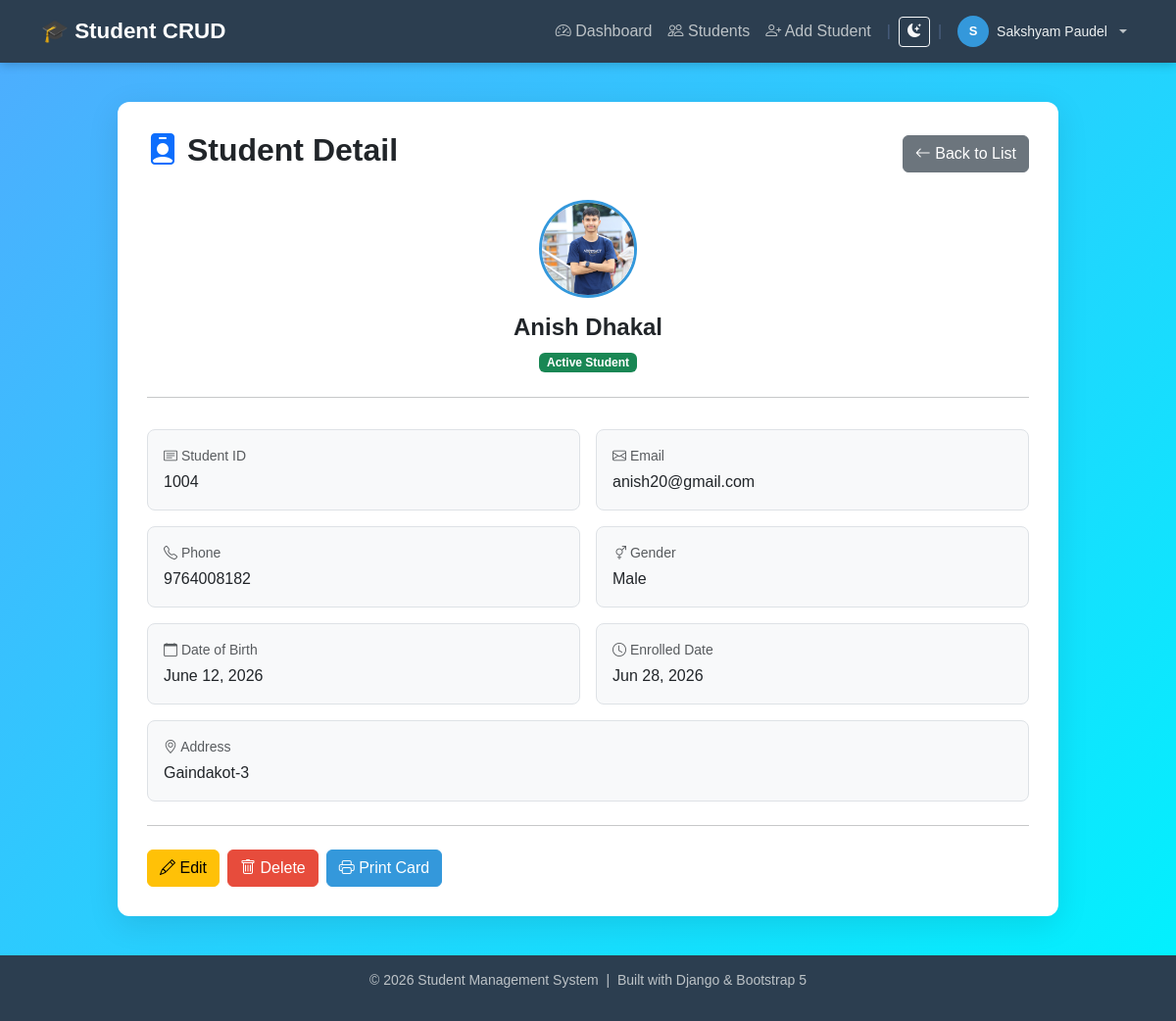
Screenshot of /detail/6/ (signed in) with the database file from the repository.
### firstapp/models.py (models this page shows, shortened)
class Student(models.Model):
    name = models.CharField(max_length=100)
    student_id = models.CharField(max_length=20, unique=True)
    email = models.EmailField()
    phone = models.CharField(max_length=15, blank=True)
    address = models.TextField(blank=True)
    date_of_birth = models.DateField(null=True, blank=True)
    gender_choices = [
        ('M', 'Male'),
        ('F', 'Female'),
        ('O', 'Other'),
    ]
    gender = models.CharField(max_length=1, choices=gender_choices, blank=True)
    photo = models.ImageField(upload_to='student_photos/', blank=True, null=True)  # ← added
    enrolled_data = models.DateTimeField(auto_now_add=True)

### firstapp/views.py (the view)
# urls.py: path('detail/<int:id>/', views.student_detail, name='student_detail'),
@login_required(login_url='login')
def student_detail(request, id):
    student = get_object_or_404(Student, id=id)
    return render(request, 'firstapp/student_detail.html', {'student': student})

### templates/firstapp/student_detail.html (shortened to what this page needs)
{% extends 'firstapp/base.html' %}
{% block content %}
<div class="mb-4 d-flex justify-content-between align-items-center">
    <h2 class="fw-bold text-dark">
        <i class="bi bi-person-badge-fill text-primary"></i> Student Detail
    </h2>
    <a href="{% url 'student_list' %}" class="btn btn-secondary">
        <i class="bi bi-arrow-left"></i> Back to List
    </a>
</div>
<div class="text-center mb-4">
    {% if student.photo %}
        <img src="{{ student.photo.url }}"
             style="width:100px; height:100px; border-radius:50%; object-fit:cover; border:3px solid #3498db;">
    {% else %}
        <div class="rounded-circle bg-primary d-inline-flex align-items-center justify-content-center text-white"
             style="width:100px; height:100px; font-size:40px;">
            {{ student.name|first|upper }}
        </div>
    {% endif %}
    <h4 class="mt-3 fw-bold">{{ student.name }}</h4>
    <span class="badge bg-success">Active Student</span>
</div>
<hr>
<div class="row g-3 mt-2">
    <div class="col-md-6">
        <div class="p-3 rounded-3" style="background:#f8f9fa; border:1px solid #dee2e6;">
            <p class="text-muted small mb-1"><i class="bi bi-card-text"></i> Student ID</p>
            <p class="fw-500 mb-0">{{ student.student_id }}</p>
        </div>
    </div>
    <div class="col-md-6">
        <div class="p-3 rounded-3" style="background:#f8f9fa; border:1px solid #dee2e6;">
            <p class="text-muted small mb-1"><i class="bi bi-envelope"></i> Email</p>
            <p class="fw-500 mb-0">{{ student.email }}</p>
        </div>
    </div>
    <div class="col-md-6">
        <div class="p-3 rounded-3" style="background:#f8f9fa; border:1px solid #dee2e6;">
            <p class="text-muted small mb-1"><i class="bi bi-telephone"></i> Phone</p>
            <p class="fw-500 mb-0">{{ student.phone|default:"Not provided" }}</p>
        </div>
    </div>
    <div class="col-md-6">
        <div class="p-3 rounded-3" style="background:#f8f9fa; border:1px solid #dee2e6;">
            <p class="text-muted small mb-1"><i class="bi bi-gender-ambiguous"></i> Gender</p>
            <p class="fw-500 mb-0">{{ student.get_gender_display|default:"Not provided" }}</p>
        </div>
    </div>
    <div class="col-md-6">
        <div class="p-3 rounded-3" style="background:#f8f9fa; border:1px solid #dee2e6;">
            <p class="text-muted small mb-1"><i class="bi bi-calendar"></i> Date of Birth</p>
            <p class="fw-500 mb-0">{{ student.date_of_birth|default:"Not provided" }}</p>
        </div>
    </div>
    <div class="col-md-6">
        <div class="p-3 rounded-3" style="background:#f8f9fa; border:1px solid #dee2e6;">
            <p class="text-muted small mb-1"><i class="bi bi-clock"></i> Enrolled Date</p>
            <p class="fw-500 mb-0">{{ student.enrolled_data|date:"M d, Y" }}</p>
        </div>
    </div>
    <div class="col-12">
        <div class="p-3 rounded-3" style="background:#f8f9fa; border:1px solid #dee2e6;">
            <p class="text-muted small mb-1"><i class="bi bi-geo-alt"></i> Address</p>
            <p class="fw-500 mb-0">{{ student.address|default:"Not provided" }}</p>
        </div>
    </div>
</div>
<hr class="my-4">
<div class="d-flex gap-2">
    <a href="{% url 'student_edit' student.id %}" class="btn btn-warning">
        <i class="bi bi-pencil"></i> Edit
    </a>
    <a href="{% url 'student_delete' student.id %}" class="btn btn-danger">
        <i class="bi bi-trash"></i> Delete
    </a>
    <a href="{% url 'student_card' student.id %}" class="btn btn-primary">
        <i class="bi bi-printer"></i> Print Card
    </a>
</div>
{% endblock %}

### templates/firstapp/Base.html (shortened to what this page needs)
<!DOCTYPE html>
<html lang="en" data-bs-theme="light">
<head>
    <link href="https://cdn.jsdelivr.net/npm/bootstrap@5.3.0/dist/css/bootstrap.min.css" rel="stylesheet">
    <link href="https://cdn.jsdelivr.net/npm/bootstrap-icons@1.10.5/font/bootstrap-icons.css" rel="stylesheet">
</head>
<body>
    <nav class="navbar navbar-expand-lg">
        <div class="container">
            <a class="navbar-brand" href="{% url 'dashboard' %}">
                🎓 Student CRUD
            </a>
            <div class="collapse navbar-collapse" id="navbarNav">
                <ul class="navbar-nav ms-auto align-items-center">
                    <li class="nav-item">
                        <a class="nav-link {% if request.resolver_match.url_name == 'dashboard' %}active{% endif %}"
                           href="{% url 'dashboard' %}">
                            <i class="bi bi-speedometer2"></i> Dashboard
                        </a>
                    </li>
                    <li class="nav-item">
                        <a class="nav-link {% if request.resolver_match.url_name == 'student_list' %}active{% endif %}"
                           href="{% url 'student_list' %}">
                            <i class="bi bi-people"></i> Students
                        </a>
                    </li>
                    {% if request.user.is_staff %}
                    <li class="nav-item">
                        <a class="nav-link {% if request.resolver_match.url_name == 'student_add' %}active{% endif %}"
                           href="{% url 'student_add' %}">
                            <i class="bi bi-person-plus"></i> Add Student
                        </a>
                    </li>
                    {% endif %}
                    <li class="nav-item">
                        <span style="color:#4a6080; margin: 0 8px;">|</span>
                    </li>
                    <li class="nav-item">
                        <button id="themeToggle" class="btn btn-sm btn-outline-light" type="button" title="Toggle dark mode">
                            <i class="bi bi-moon-stars-fill" id="themeIcon"></i>
                        </button>
                    </li>
                    <li class="nav-item">
                        <span style="color:#4a6080; margin: 0 8px;">|</span>
                    </li>
                    {% if request.user.is_authenticated %}
                    <li class="nav-item dropdown">
                        <a class="nav-link dropdown-toggle d-flex align-items-center gap-2"
                           href="#" role="button" data-bs-toggle="dropdown">
                            <div style="width:32px; height:32px; border-radius:50%; background:#3498db;
                                        display:flex; align-items:center; justify-content:center;
                                        font-size:13px; font-weight:600; color:#fff; flex-shrink:0;">
                                {{ request.user.username|first|upper }}
                            </div>
                            <span style="color:#ecf0f1; font-size:14px;">
                                {{ request.user.username }}
                            </span>
                        </a>
                    </li>
                    {% endif %}
                </ul>
            </div>
        </div>
    </nav>
    <div class="main-content">
        <div class="container-card">
            {% block content %}
            {% endblock %}
        </div>
    </div>
    <footer>
        <p>© 2026 Student Management System &nbsp;|&nbsp; Built with Django & Bootstrap 5</p>
    </footer>
</body>
</html>

### templates/firstapp/Base.html (style rules this page uses)
* { margin: 0; padding: 0; box-sizing: border-box; }
body { font-family: Arial, Helvetica, sans-serif; background: linear-gradient(135deg, #4facfe, #00f2fe); min-height: 100vh; }
.navbar { background-color: #2c3e50 !important; box-shadow: 0 2px 10px rgba(0,0,0,0.2); }
.navbar-brand { font-size: 1.4rem; font-weight: bold; color: #fff !important; }
.nav-link { color: #bdc3c7 !important; transition: color 0.2s; }
.main-content { padding: 40px 20px; min-height: calc(100vh - 120px); }
.container-card { background: #fff; border-radius: 12px; padding: 30px; box-shadow: 0 8px 32px rgba(0,0,0,0.1); max-width: 960px; margin: 0 auto; }
footer { background-color: #2c3e50; color: #bdc3c7; text-align: center; padding: 15px; font-size: 14px; }
.btn-primary { background-color: #3498db; border-color: #3498db; }
.btn-danger { background-color: #e74c3c; border-color: #e74c3c; }

### rows the page displays
Student: photo (picture), name "Anish Dhakal", student_id "1004", email "anish20@gmail.com", phone "9764008182", gender "Male", date_of_birth "June 12, 2026", enrolled_data "Jun 28, 2026", address "Gaindakot-3"

### other values shown
{{ request.user.username|first|upper }} "S"
{{ request.user.username }} "Sakshyam Paudel"
